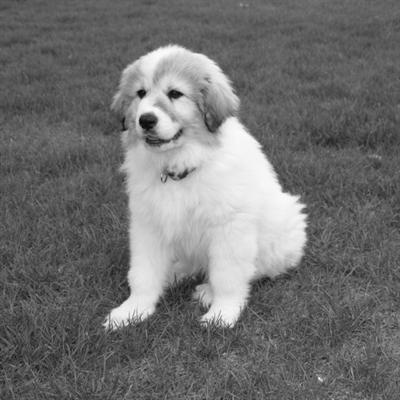
//> input picture C++/image processing/img/dog.jpg, 400 x 400 px
$ ./main   (built with g++ and OpenCV 4)
//> lines starting //> are read from the running program, lines starting //| are printed output that depends on the picture; after the words box and inside, x2 and y2 are one past the last pixel; in counts of white or black regions, pixels touching at a corner belong together
//> further down, image is the input picture: 400 rows x 400 cols, CV_8UC1; min 6, max 255, mean 113.1
#include<iostream>
#include<opencv2/core/core.hpp>
#include<opencv2/highgui/highgui.hpp>
#include<opencv2/imgproc/imgproc.hpp>
using namespace cv;
using namespace std;

Mat calcGrayHist(const Mat& image)
{

	Mat histogram = Mat::zeros(Size(256, 1), CV_32SC1);
	int rows = image.rows;
//> rows = 400
	int cols = image.cols;
//> cols = 400
	for (int r = 0; r < rows; r++)
	{
		for (int c = 0; c < cols; c++)
		{
			int index = int(image.at<uchar>(r, c));
			histogram.at<int>(0, index) += 1;
		}
	}
//> after the loop, histogram = 256 values, max 4148 at index 91, min 0 at index 0, mean 625
	return histogram;
}

int otsu(const Mat& image, Mat& OtsuThreshImage)
{

	Mat histogram = calcGrayHist(image);

	Mat normHist;
	histogram.convertTo(normHist, CV_32FC1, 1.0 / (image.rows * image.cols), 0.0);
//> normHist = 256 values, max 0.0259 at index 91, min 0 at index 0, mean 0.00391

	Mat zeroCumuMoment = Mat::zeros(Size(256, 1), CV_32FC1);
	Mat oneCumuMoment = Mat::zeros(Size(256, 1), CV_32FC1);
	for (int i = 0; i < 256; i++)
	{
		if (i == 0)
		{
			zeroCumuMoment.at<float>(0, i) = normHist.at<float>(0, i);
			oneCumuMoment.at<float>(0, i) = i * normHist.at<float>(0, i);
		}
		else
		{
			zeroCumuMoment.at<float>(0, i) = zeroCumuMoment.at<float>(0, i - 1) + normHist.at<float>(0, i);
			oneCumuMoment.at<float>(0, i) = oneCumuMoment.at<float>(0, i - 1) + i * normHist.at<float>(0, i);
		}
	}
//> after the loop, zeroCumuMoment = 256 values from 0 to 1; oneCumuMoment = 256 values from 0 to 113.1

	Mat variance = Mat::zeros(Size(256, 1), CV_32FC1);

	float mean = oneCumuMoment.at<float>(0, 255);
//> mean = 113.1
	for (int i = 0; i < 255; i++)
	{
		if (zeroCumuMoment.at<float>(0, i) == 0 || zeroCumuMoment.at<float>(0, i) == 1)
			variance.at<float>(0, i) = 0;
		else
		{
			float cofficient = zeroCumuMoment.at<float>(0, i) * (1.0 - zeroCumuMoment.at<float>(0, i));
			variance.at<float>(0, i) = pow(mean * zeroCumuMoment.at<float>(0, i) - oneCumuMoment.at<float>(0, i), 2.0) / cofficient;
		}
	}
//> this loop made 255 passes
//> cofficient on passes 7 to 18: 6.25e-06, 1.87e-05, 3.12e-05, 3.12e-05, 4.37e-05, 5e-05, 8.75e-05, 0.000125, 0.000131, 0.0002, 0.000275, 0.00035
//> after the loop, variance = 256 values, max 2130.8 at index 148, min 0 at index 0, mean 1031.4

	Point maxLoc;
	minMaxLoc(variance, NULL, NULL, NULL, &maxLoc);
//> maxLoc = Point(148, 0)
	int otsuThresh = maxLoc.x;
//> otsuThresh = 148

	threshold(image, OtsuThreshImage, otsuThresh, 255, THRESH_BINARY);
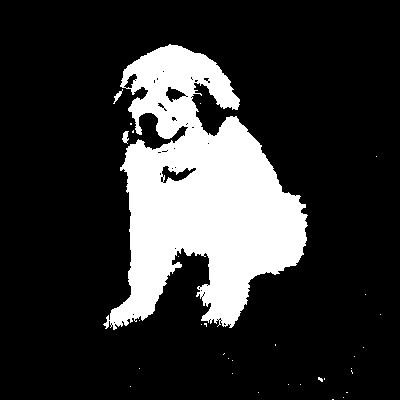
//> OtsuThreshImage: 400 rows x 400 cols, CV_8UC1; 19.6% white; 32 white regions (29 under 20 px), largest, box (x1, y1, x2, y2) and area: (103, 44, 308, 330) 31188, (122, 131, 129, 144) 58, (113, 89, 123, 104) 47
	return otsuThresh;
}

int main(int argc, char* argv[])
{
	string str = "..//..//img//dog.jpg";
	Mat image = imread(str, IMREAD_GRAYSCALE);
	if (!image.data)
	{
		cout << "no image" << endl;
		return -1;
	}

	Mat otsuThreshImage;
	int thresh = 0;
	thresh = otsu(image, otsuThreshImage);
//> thresh = 148
	cout << "threshold value좬" << thresh << endl;
//| threshold value좬148

	imshow("Otsu", otsuThreshImage);
	//imwrite("otsu.jpg", otsuThreshImage);
	waitKey(0);
	return 0;
}

$ run again, with C++/image processing/img/bird_noise.jpg copied over C++/image processing/img/dog.jpg
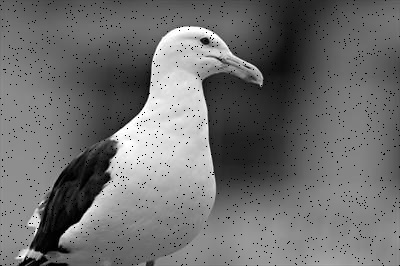
//> input picture C++/image processing/img/bird_noise.jpg, 400 x 266 px
//> image is the input picture: 266 rows x 400 cols, CV_8UC1; min 0, max 255, mean 110.8
//> after the loop in calcGrayHist, `for (int r = 0; r < rows; r++)`: histogram = 256 values, max 1550 at index 0, min 37 at index 250, mean 415.6
//> normHist = 256 values, max 0.0146 at index 0, min 0.000348 at index 250, mean 0.00391
//> after the loop in otsu, `for (int i = 0; i < 256; i++)`: zeroCumuMoment = 256 values from 0.0146 to 1; oneCumuMoment = 256 values from 0 to 110.8
//> mean = 110.8
//> the loop in otsu, `for (int i = 0; i < 255; i++)` made 255 passes
//> cofficient on passes 1 to 8: 0.0144, 0.0186, 0.0213, 0.0233, 0.0246, 0.0258, 0.0267, 0.0276
//> after the loop in otsu, `for (int i = 0; i < 255; i++)`: variance = 256 values, max 1712.2 at index 110, min 0 at index 255, mean 1089
//> maxLoc = Point(110, 0)
//> otsuThresh = 110
//> in otsu, `threshold(image, OtsuThreshImage, otsuThresh, 255, THRESH_BINARY);`:
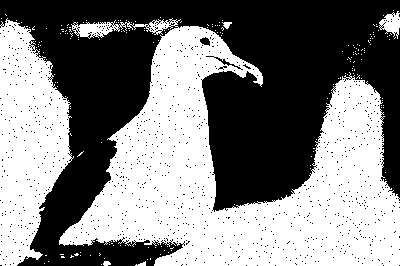
//> OtsuThreshImage: 266 rows x 400 cols, CV_8UC1; 50.5% white; 963 black regions (960 under 20 px), largest, box (x1, y1, x2, y2) and area: (0, 0, 400, 266) 51500, (206, 56, 243, 70) 70, (200, 37, 210, 46) 59
//| threshold value좬110

$ run again, with C++/image processing/img/butterfly.jpg copied over C++/image processing/img/dog.jpg
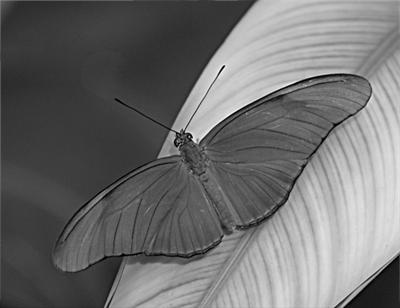
//> input picture C++/image processing/img/butterfly.jpg, 400 x 308 px
//> image is the input picture: 308 rows x 400 cols, CV_8UC1; min 0, max 250, mean 110.5
//> after the loop in calcGrayHist, `for (int r = 0; r < rows; r++)`: histogram = 256 values, max 3867 at index 58, min 0 at index 244, mean 481.2
//> normHist = 256 values, max 0.0314 at index 58, min 0 at index 244, mean 0.00391
//> after the loop in otsu, `for (int i = 0; i < 256; i++)`: zeroCumuMoment = 256 values from 0.000674 to 1; oneCumuMoment = 256 values from 0 to 110.5
//> mean = 110.5
//> the loop in otsu, `for (int i = 0; i < 255; i++)` made 255 passes
//> cofficient on passes 1 to 8: 0.000673, 0.000827, 0.000997, 0.00115, 0.00127, 0.00142, 0.00155, 0.00179
//> after the loop in otsu, `for (int i = 0; i < 255; i++)`: variance = 256 values, max 2880.5 at index 124, min 0 at index 255, mean 1386.8
//> maxLoc = Point(124, 0)
//> otsuThresh = 124
//> in otsu, `threshold(image, OtsuThreshImage, otsuThresh, 255, THRESH_BINARY);`:
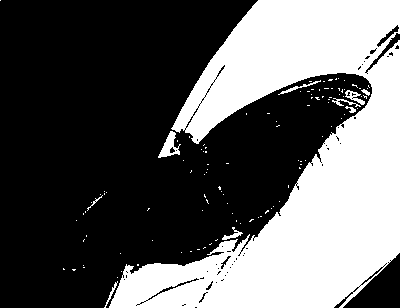
//> OtsuThreshImage: 308 rows x 400 cols, CV_8UC1; 37.4% white; 114 white regions (104 under 20 px), largest, box (x1, y1, x2, y2) and area: (109, 0, 400, 308) 44969, (158, 131, 181, 158) 275, (345, 90, 365, 105) 117
//| threshold value좬124
